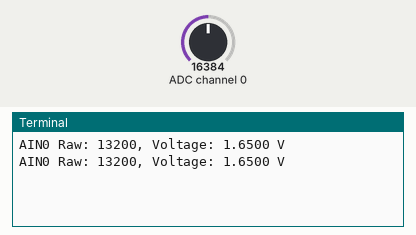
This program was run on a simulated Raspberry Pi (BCM pin numbers). Parts: the last lines printed to the terminal. The inputs (shaded band) are chosen by the test bench; at power-on: ADC channel 0 = 16384 (analog values on the 0–32767 scale).

Above: at 1.2 s.
1.3 s: ADC channel 0 set to 22936
At 2.4 s:
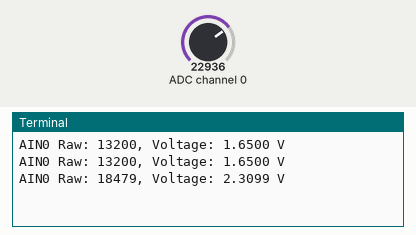
2.8 s: ADC channel 0 set to 28834
At 3.6 s:
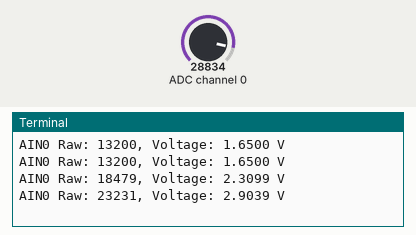
Timing chart, 0 to 5.8 s (numbered marks = the images above; inputs shaded):
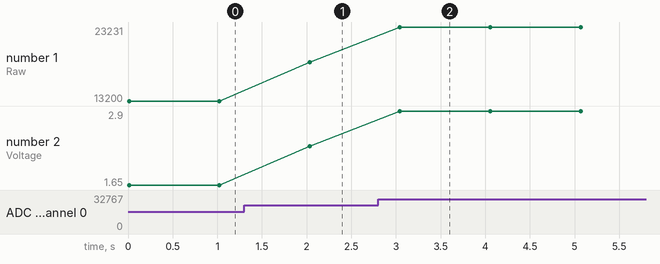

Measured:
- after the input at 1.3 s, the terminal: prints a new line after 0.73 s (image 1)
- after the input at 2.8 s, the terminal: prints a new line after 0.25 s (image 2)
- plotted number 1: 13200 → 18479 after the input at 1.3 s, 18479 → 23231 after the input at 2.8 s
- plotted number 2: 1.65 → 2.31 after the input at 1.3 s, 2.31 → 2.9 after the input at 2.8 s

The program:

readUnknownvolt_ADS1115.py
```python
import smbus
import time

# ADS1115 I2C address (default)
ADS1115_ADDR = 0x48

# Register addresses
POINTER_CONVERT = 0x00
POINTER_CONFIG = 0x01

# PGA setting for ±4.096V full-scale range
GAIN_4_096V = 0x0200  # LSB size = 125 µV

# Single-ended input on AIN0 (MUX = 100)
MUX_SINGLE_AIN0 = 0x4000

# Other config bits
MODE_SINGLE = 0x0100
DATA_RATE = 0x0080
COMP_DISABLE = 0x0003
OS_SINGLE = 0x8000

# Combine configuration
CONFIG = (OS_SINGLE | MUX_SINGLE_AIN0 | GAIN_4_096V |
          MODE_SINGLE | DATA_RATE | COMP_DISABLE)

# Initialize I2C
bus = smbus.SMBus(1)

def read_voltage_ain0():
    # Write config to start conversion
    config_bytes = [(CONFIG >> 8) & 0xFF, CONFIG & 0xFF]
    bus.write_i2c_block_data(ADS1115_ADDR, POINTER_CONFIG, config_bytes)

    # Wait for conversion (minimum 1ms, we use 10ms)
    time.sleep(0.01)

    # Read conversion result
    result = bus.read_i2c_block_data(ADS1115_ADDR, POINTER_CONVERT, 2)
    raw = (result[0] << 8) | result[1]

    # Handle two's complement
    if raw > 0x7FFF:
        raw -= 0x10000

    # Convert to voltage (LSB = 125uV for ±4.096V)
    voltage = raw * 4.096 / 32768.0
    return raw, voltage

# Main loop
try:
    while True:
        raw, voltage = read_voltage_ain0()
        print(f"AIN0 Raw: {raw}, Voltage: {voltage:.4f} V")
        time.sleep(1)

except KeyboardInterrupt:
    print("Stopped.")
```
